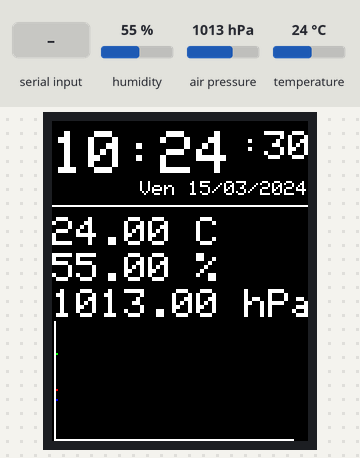
Recording of a sketch running on a simulated Arduino Uno, built with avr-gcc and run on an emulated ATmega328P. On the bench: 128×160 colour display. Inputs (shaded band) come from the test bench; at power-on: humidity 55 %, air pressure 1013 hPa, temperature 24 °C. The local clock reads 2024-03-15 10:24:30 at power-on unless the sketch sets it; storage starts empty; what the sketch prints to the serial monitor is not drawn.

Above: at 0.3 s.
At 1.3 s:
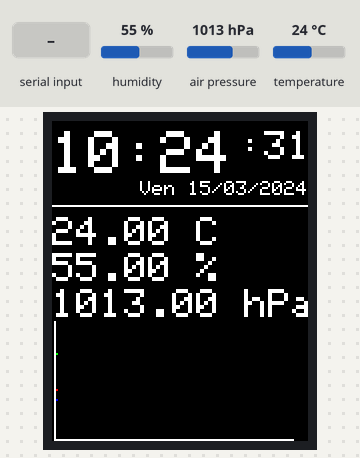
1.4 s: "d;" received over the second serial link
At 2.6 s:
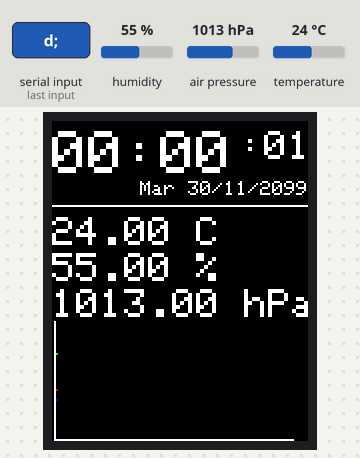
Timing chart, 0 to 4.4 s (numbered marks = the images above; inputs shaded):
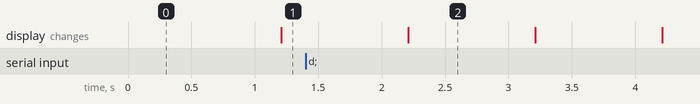

The sketch:

Arduino_Weather_Station.prj.ino
```cpp
// DHT22 : Humitity & Temperature
#include <Wire.h>

// Try this from ADAFRUIT instead, current libs seems causing problem with new IDE :
// https://github.com/adafruit/DHT-sensor-library/blob/master/examples/DHTtester/DHTtester.ino
#include <DHT.h>

#include <SoftwareSerial.h>

//BMP180 : Pressure & Temperature & Altitude
// https://github.com/adafruit/Adafruit_Sensor
#include <Adafruit_Sensor.h>
// https://github.com/adafruit/Adafruit_BMP085_Unified
#include <Adafruit_BMP085_U.h>

// https://github.com/adafruit/Adafruit-GFX-Library
#include <Adafruit_GFX.h>    // Core graphics library
// https://github.com/adafruit/Adafruit-ST7735-Library
#include <Adafruit_ST7735.h> // Hardware-specific library
#include <SPI.h>

// Official SD.h seem's OK, but an unofficial version maybe needed
#include <SD.h>              // SD Card

// http://wiki.seeedstudio.com/wiki/File:RTC_Library.zip
#include <DS1307.h>         // Realtime clock

// Data wire is plugged into port 7 on the Arduino
// Connect a 4.7K resistor between VCC and the data pin (strong pullup)
#define DHTPIN 7
#define DHTTYPE DHT22
// Setup a DHT22 instance
DHT dht(DHTPIN, DHTTYPE);

Adafruit_BMP085_Unified bmp = Adafruit_BMP085_Unified(10085);
SoftwareSerial mySerial(12, 13); // RX, TX

#define SD_CS      11
#define TFT_CS     10
#define TFT_RST    9  // you can also connect this to the Arduino reset
                      // in which case, set this #define pin to 0!
#define TFT_DC     8
// Option 1 (recommended): must use the hardware SPI pins
// (for UNO thats sclk = 13 and sid = 11) and pin 10 must be
// an output. This is much faster - also required if you want
// to use the microSD card (see the image drawing example)
Adafruit_ST7735 tft = Adafruit_ST7735(TFT_CS,  TFT_DC, TFT_RST);

DS1307 clock;//define a object of DS1307 class

struct mydata_t
{
  uint8_t second;
	uint8_t minute;
	uint8_t hour;
	uint8_t dayOfWeek;// day of week, 1 = Monday
	uint8_t dayOfMonth;
	uint8_t month;
	uint16_t year;

  float pressure;
  float temp;
  float humidity;
} mydata;

void setup(void)
{
  // start serial port
  Serial.begin(9600);
  mySerial.begin(9600);
  // Serial.begin(57600);

  dht.begin();
  tft.initR(INITR_BLACKTAB);   // initialize a ST7735S chip, black tab

  clock.begin();
  bmp.begin();
  // if (!bmp.begin()) Serial.println("Ooops, no BMP085 detected ...");
  // displaySensorDetails();

  // Serial.print("\nInitializing SD card...");
  // On the Ethernet Shield, CS is pin 4. It's set as an output by default.
  // Note that even if it's not used as the CS pin, the hardware SS pin
  // (10 on most Arduino boards, 53 on the Mega) must be left as an output
  // or the SD library functions will not work.
  pinMode(SS, OUTPUT);     // change this to 53 on a mega

  if (!SD.begin(11)) {
    Serial.println("Something is wrong!");
    return;
  }
  readFile();

  tft.setTextWrap(false);
  tft.fillScreen(ST7735_BLACK);
  tft.setTextColor(ST7735_WHITE, ST7735_BLACK);
}

void loop(void)
{
  dataHandle();
  delay(2);
  btHandle();
  delay(2);
}

void btHandle(void)
{
    char *buf;
    String odate;
    byte c=0;

    if(mySerial.available()) c = mySerial.read ();

    switch (c)
    {
       case 'm':
          buf=getDataLine();
          mySerial.println(buf);
       break;

       case 'd':  // get date from external source
          // delay(10);
          // Serial.println("recu : ");
          btGetDate();
       break;
    }

}

/* Set Clock from incoming data */

void btGetDate()
{
    char r=0;

    r = myRead(); //Blank
    clock.dayOfWeek = readInt(1);       r = myRead(); //Blank
    clock.year = readInt(4);            r = myRead(); //-
    clock.month = readInt(2);           r = myRead(); //-
    clock.dayOfMonth = readInt(2);      r = myRead(); // Blank
    clock.hour = readInt(2);            r = myRead(); //:
    clock.minute = readInt(2);          r = myRead(); //:
    clock.second = readInt(2);

    clock.fillByYMD(clock.year,clock.month,clock.dayOfMonth); // Needed since setting year directly seem's to fail
    clock.fillByHMS(clock.hour,clock.minute,clock.second);
    clock.fillDayOfWeek(clock.dayOfWeek);

    clock.setTime();//write time to the RTC chip
}

char myRead()
{
    char c=0;

    if(mySerial.available())    c=mySerial.read();
    //Serial.print(c);
    delay(5);
    return c;
}

uint16_t readInt(uint8_t x)
{
    uint8_t z;
    char buf[x+1];

    for(z=0;z<x;z++) buf[z]=myRead();
    buf[z]='\0';

    return atoi(buf);
}


/* Prepare data to send or store */
char *getDataLine(void)
{
    static char buf[100];
    static char fdat1[20];
    static char fdat2[20];
    static char fdat3[20];

    dtostrf(mydata.temp,1,2, fdat1);
    dtostrf(mydata.humidity,1,2, fdat2);
    dtostrf(mydata.pressure,1,2, fdat3);

    sprintf(buf, "%04hi-%02hi-%02hi %02hi:%02hi:%02hi;%s;%s;%s",
                   mydata.year+2000,mydata.month, mydata.dayOfMonth,
                   mydata.hour,mydata.minute, mydata.second,
                   fdat1, fdat2, fdat3);
    return buf;
}

void sdDataPrintBinary(void)
{
    char *buf;
    File myFile;

    myFile = SD.open("test_binary.txt", FILE_WRITE);

    Serial.println("Try to print file");

    if (myFile)
    {
      buf=getDataLine();

      Serial.println(buf);
      myFile.println(buf);
      myFile.close();
    }

  // delay(50);

 /*
      // re-open the file for reading:
  myFile = SD.open("test.txt", FILE_READ);
  if (myFile)
  {
    Serial.println("test.txt:");

    // read from the file until there's nothing else in it:
    while (myFile.available()) {
    	Serial.write(myFile.read());
    }
    // close the file:
    myFile.close();
  } else {
  	// if the file didn't open, print an error:
    Serial.println("error opening test.txt");
  }
  */
}

void sdDataPrint(void)
{
    char *buf;
    File myFile;

    myFile = SD.open("test.txt", FILE_WRITE);

    Serial.println("Try to print file");

    if (myFile)
    {
      buf=getDataLine();

      Serial.println(buf);
      myFile.println(buf);
      myFile.close();
    }

  // delay(50);

 /*
      // re-open the file for reading:
  myFile = SD.open("test.txt", FILE_READ);
  if (myFile)
  {
    Serial.println("test.txt:");

    // read from the file until there's nothing else in it:
    while (myFile.available()) {
    	Serial.write(myFile.read());
    }
    // close the file:
    myFile.close();
  } else {
  	// if the file didn't open, print an error:
    Serial.println("error opening test.txt");
  }
  */
}


uint32_t refreshSensors = millis();
uint32_t refreshGraph = millis();
uint32_t refreshClock = millis();

int firstInit = 1;

void dataHandle(void)
{
   if ( refreshSensors > millis() ) refreshSensors = millis();
   if ( refreshGraph > millis() ) refreshGraph = millis();
   if ( refreshClock > millis() ) refreshClock = millis();

    if ( millis() - refreshClock >= 1000 || firstInit == 1)
    {
        refreshClock = millis();

        clock.getTime();
        mydata.second=clock.second;
	      mydata.minute=clock.minute;
	      mydata.hour=clock.hour;
	      mydata.dayOfWeek=clock.dayOfWeek;
	      mydata.dayOfMonth=clock.dayOfMonth;
	      mydata.month=clock.month;
	      mydata.year=clock.year;

        dataPrintTime();
    }

    // Each minutes
    if ( millis() - refreshSensors >= 60000 || firstInit == 1)
    {
        refreshSensors = millis();

        getTempHumidity();
        getBmp180();

        printTempHumidity();
        printBmp180();

        sdDataPrint();
    }

    // Each 6 minutes
    if ( millis() - refreshGraph >= 60000 * 6 || firstInit == 1)
    {
        refreshGraph = millis();

        storeTemp();
        cleanGraph();
        drawAxisGraph();
        drawTempGraph();
        drawHumGraph();
        drawPresGraph();
        // sdDataPrint();

        firstInit=0;
    }
}

void dataPrintTime(void)
{
        static char buf[15];
        static const char day[][4]={"Lun", "Mar", "Mer", "Jeu", "Ven", "Sam", "Dim"};

        sprintf(buf, "%02hi:%02hi",
                   mydata.hour,mydata.minute);
        myTftPrint(0,5, 3, buf);

        sprintf(buf, ":%02hi",
                   clock.second);

        myTftPrint(94,5, 2, buf);

        sprintf(buf, "%s %02hi/%02hi/%04hi",
                   day[clock.dayOfWeek - 1],clock.dayOfMonth,clock.month,clock.year+2000);
        myTftPrint(44,30, 1, buf);
        tft.drawFastHLine( 0, 42, 128, ST7735_WHITE );
        // tft.println("----------------------");
}

void myTftFloatPrint(uint8_t xpos, uint8_t ypos, uint8_t mysize, float value, char *buf)
{
      tft.setCursor(xpos, ypos);
      tft.setTextSize(mysize);
      tft.print(value);
      tft.println(buf);
}

void myTftPrint(uint8_t xpos, uint8_t ypos, uint8_t mysize, char *buf)
{
      tft.setCursor(xpos, ypos);
      tft.setTextSize(mysize);
      tft.println(buf);
}

void printTempHumidity(void)
{
      myTftFloatPrint(0,48, 2, mydata.temp, (char *)" C");
      myTftFloatPrint(0,66, 2, mydata.humidity, (char *)" %");
}

void getTempHumidity(void)
{
    mydata.temp=dht.readTemperature();
    mydata.humidity=dht.readHumidity();

    /*
    if (isnan(mydata.temp) || isnan(mydata.humidity) )
    {
      Serial.println("Failed to read from DHT sensor!");
    }*/
}


void printBmp180(void)
{
    myTftFloatPrint(0,84, 2, mydata.pressure, (char *)" hPa");
}

void getBmp180(void)
{
  /* Get a new sensor event */
  sensors_event_t event;
  bmp.getEvent(&event);

  /* Display the results (barometric pressure is measure in hPa) */
  if (event.pressure)
  {
    mydata.pressure=event.pressure;
  }

}


const int MAX = 120;
int tempArray[ MAX ];
int humArray[ MAX ];
int presArray[ MAX ];
//********************************************************************
void storeTemp(void)
{
  // int temp = dht.readTemperature();
  // int hum = dht.readHumidity();

  int temp = (int) 10 * mydata.temp;
  int hum = (int) mydata.humidity;
  int pres = (int) mydata.pressure;

  static int i = 0;
  if ( isnan( ( int ) temp ) )
    if ( i < MAX )
    {
      tempArray[ i ] = 0;
      humArray[ i ] = 0;
      presArray[ i ] = 0;
      i++;
    }
    else
    {
      for ( int j = 0; j < MAX - 1; j++ )
      {
        tempArray[ j ] = tempArray[ j + 1 ];
        tempArray[ MAX - 1 ] = 0;
        humArray[ j ] = humArray[ j + 1 ];
        humArray[ MAX - 1 ] = 0;
        presArray[ j ] = presArray[ j + 1 ];
        presArray[ MAX - 1 ] = 0;
      }
    }
  else
  {
    if ( i < MAX )
    {
      tempArray[ i ] = temp;
      humArray[ i ] = hum;
      presArray[ i ] = pres;
      i++;
    }
    else
    {
      for ( int j = 0; j < MAX - 1; j++ )
      {
        tempArray[ j ] = tempArray[ j + 1 ];
        tempArray[ MAX - 1 ] = temp;
        humArray[ j ] = humArray[ j + 1 ];
        humArray[ MAX - 1 ] = hum;
        presArray[ j ] = presArray[ j + 1 ];
        presArray[ MAX - 1 ] = pres;
      }
    }
  }
}
//********************************************************************

#define XG 1
void drawAxisGraph(void)
{
  tft.drawFastVLine( XG, 100, 65, ST7735_WHITE );
  tft.drawFastHLine( XG, 159, 120, ST7735_WHITE );
}

void cleanGraph(void)
{
  tft.fillRect (XG+1, 100, 128, 60, ST7735_BLACK);
}

// TempÃ©rature *10 - 20.8Â° --> 208
// Hauteur Graph 60 Pixel
// Temp Minimale  15Â° - Maxi 35Â° - Delta 20Â° --> 1 Â° = 3 Pixels
// position : 164 - ((Temp -  (hum Max * 10)) / 3)

#define TEMP_COLOR ST7735_RED
void drawTempGraph(void)
{
  for (int i = 0; i < MAX; i++ )
    tft.drawFastHLine( 120+XG+1 - MAX * 1 + i * 1, 164 - ((tempArray[ i ] - 150) / 3), 1, TEMP_COLOR );
}
//********************************************************************

// Hauteur Graph 60 Pixel
// HumiditÃ© minimale  30% - Maxi 80% - delta 50% --> 1 Pixel = 1% humiditÃ©
// position : 164 - hum - hum Max

#define HUM_COLOR ST7735_BLUE
void drawHumGraph()
{
  for (int i = 0; i < MAX; i++ )
     tft.drawFastHLine( 120+XG+1 - MAX * 1 + i * 1, 164 - (humArray[ i ] - 30), 1, HUM_COLOR );
}

// Hauteur Graph 60 Pixel
// Pression minimale  950 hPa - Maxi 1040 hPa - delta 90 --> 1 Pixel = 1,33 humiditÃ©
// position : 164 - hum - hum Max

#define PRES_COLOR ST7735_GREEN
void drawPresGraph()
{

  for (int i = 0; i < MAX; i++ )
     tft.drawFastHLine( 120+XG+1 - MAX * 1 + i * 1, 164 - ((presArray[ i ] - 950)/ 1.33) , 1, PRES_COLOR );
}


// *************************************************************
// *    Gestion de la reprise de donnÃ©es
// *************************************************************

void readFile()
{
  File myFile;

  myFile = SD.open("test.txt", FILE_READ);
  if (myFile)
  {
    Serial.println("test.txt:");

    handleLines(myFile);

    // close the file:
    myFile.close();
  } else {
  	// if the file didn't open, print an error:
    Serial.println("error opening test.txt");
  }
}

void handleLines(File f)
{
   uint32_t pos=0;
//   float temp, humidity, pressure;
   char buf;
   String date;
   pos=getLinesPos(f, 120);

   while (f.available())
   {
     // buf=readlines(f);
      date = f.readStringUntil(';');
      mydata.temp = f.parseFloat();
      buf = f.read();
      mydata.humidity = f.parseFloat();
      buf = f.read();
      mydata.pressure = f.parseFloat();

      storeTemp();
   }
}


uint32_t getLinesPos(File f, uint8_t nb)
{
  uint32_t absPos=0;
  uint8_t CRcount=0;
  absPos=f.size();
  f.seek(absPos--);

  while (absPos > 0 && CRcount < nb)
  {
    if(f.read() == '\n') CRcount++;
    f.seek(absPos);
    absPos = absPos -2;
  }

  if (CRcount == nb) return f.position();
  else return -1;
}
```

Measured:
- after the input at 1.4 s, the display: changes after 0.81 s (image 2)
- what the display in image 2 shows lasts 1.0 s, from 2.2 s to 3.2 s
